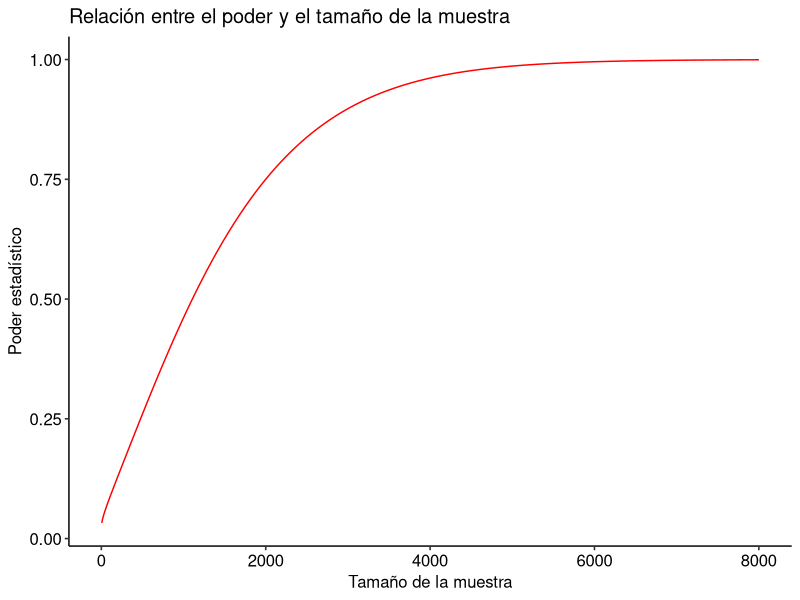

This figure's R source:
library(ggpubr)

# Generar un vector con un rango para el tamaño de la muestra.
n <- seq(5, 8000, 5)

# Definir constantes
desv_est <- 6
alfa <- 0.05
tam_efecto <- 0.5

# Se calcula el poder con que se detecta el tamaño del efecto para
# cada tamaño de la muestra, asumiendo una prueba bilateral para
# una sola muestra.
poder <- power.t.test(n = n,
                      delta = tam_efecto,
                      sd = desv_est,
                      sig.level = alfa,
                      type = "two.sample",
                      alternative = "two.sided")$power

# Crear un data frame.
datos <- data.frame(n, poder)

# Graficar la curva de poder.
g <- ggplot(datos, aes(n, poder))
g <- g + geom_line(colour = "red")
g <- g + ylab("Poder estadístico")
g <- g + xlab("Tamaño de la muestra")
g <- g + theme_pubr()
g <- g + ggtitle("Relación entre el poder y el tamaño de la muestra")

print(g)